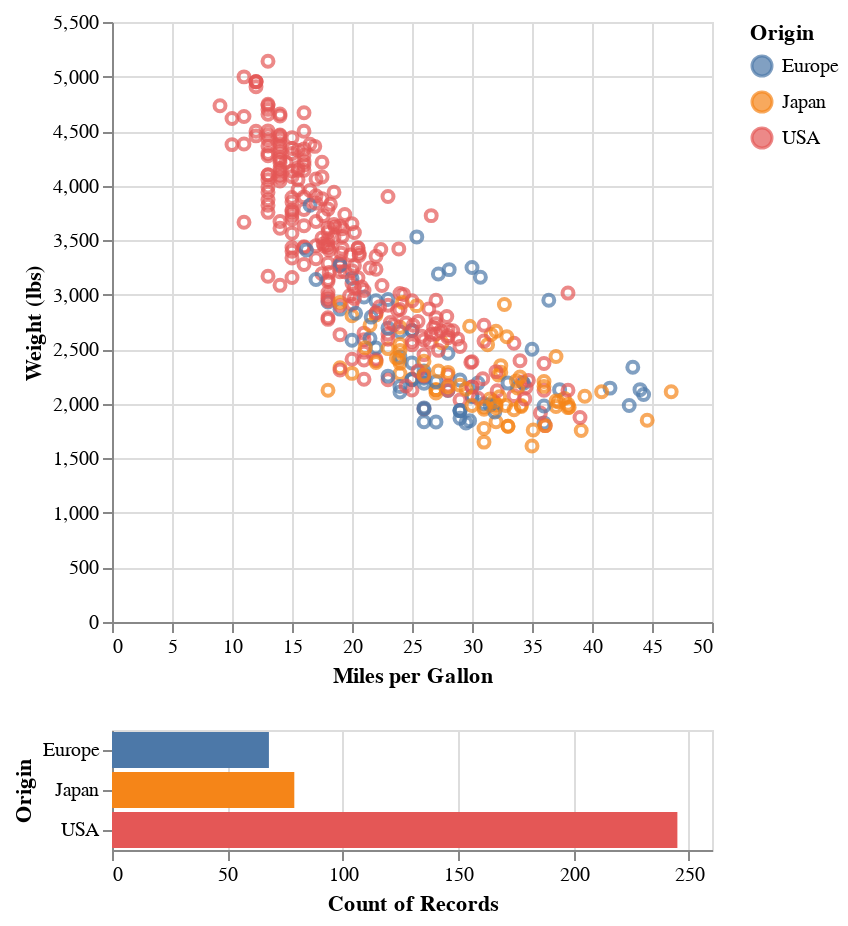

The code cell stored with this chart in its notebook:
### Code cell
brush_selection = alt.selection_interval()

base_plot = alt.Chart(cars)


scatterplot = base_plot.mark_point().encode(
    x="Miles per Gallon:Q",
    y="Weight (lbs):Q",
    color=alt.condition(brush_selection, "Origin:N", alt.value("gray")),
    opacity=alt.condition(brush_selection, alt.value(0.7), alt.value(0.3))
    
).add_params(
    brush_selection
)

histogram = base_plot.mark_bar().encode(
    y="Origin:N",
    color="Origin:N",
    x="count():Q",
).transform_filter(
    brush_selection
)

scatterplot & histogram

### Figure 1 — Vega-Lite specification as saved in the notebook (floating-point values rounded to 4 significant figures; data arrays with more than 128 entries replaced by an {"elided": "..."} marker saying what was removed)
{"config": {"view": {"continuousWidth": 300, "continuousHeight": 300}}, "vconcat": [{"mark": {"type": "point"}, "encoding": {"color": {"condition": {"param": "param_1", "field": "Origin", "type": "nominal"}, "value": "gray"}, "opacity": {"condition": {"param": "param_1", "value": 0.7}, "value": 0.3}, "x": {"field": "Miles per Gallon", "type": "quantitative"}, "y": {"field": "Weight (lbs)", "type": "quantitative"}}, "name": "view_1"}, {"mark": {"type": "bar"}, "encoding": {"color": {"field": "Origin", "type": "nominal"}, "x": {"aggregate": "count", "type": "quantitative"}, "y": {"field": "Origin", "type": "nominal"}}, "transform": [{"filter": {"param": "param_1"}}]}], "data": {"name": "data-e04548508b88fbc61d53ebff4298a4a2"}, "params": [{"name": "param_1", "select": {"type": "interval"}, "views": ["view_1"]}], "$schema": "https://vega.github.io/schema/vega-lite/v5.15.1.json", "datasets": {"data-e04548508b88fbc61d53ebff4298a4a2": {"elided": "392 records"}}}
